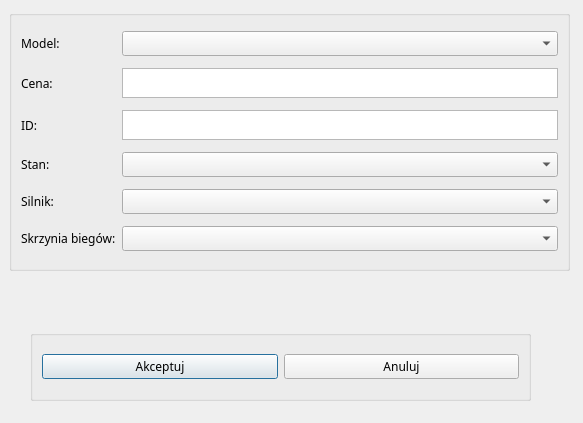
<?xml version="1.0" encoding="UTF-8"?>
<ui version="4.0">
 <class>AddVehicle</class>
 <widget class="QDialog" name="AddVehicle">
  <property name="geometry">
   <rect>
    <x>0</x>
    <y>0</y>
    <width>583</width>
    <height>423</height>
   </rect>
  </property>
  <property name="font">
   <font>
    <family>Avenir Next</family>
   </font>
  </property>
  <property name="windowTitle">
   <string>Kup samochód</string>
  </property>
  <widget class="QGroupBox" name="formGroupBox">
   <property name="geometry">
    <rect>
     <x>9</x>
     <y>10</y>
     <width>561</width>
     <height>261</height>
    </rect>
   </property>
   <layout class="QGridLayout" name="gridLayout">
    <item row="0" column="0">
     <widget class="QLabel" name="Model">
      <property name="text">
       <string>Model:</string>
      </property>
     </widget>
    </item>
    <item row="2" column="0">
     <widget class="QLabel" name="Cena">
      <property name="text">
       <string>Cena:</string>
      </property>
     </widget>
    </item>
    <item row="5" column="1">
     <widget class="QComboBox" name="Paliw_wybierz"/>
    </item>
    <item row="4" column="1">
     <widget class="QComboBox" name="Stan_wybierz"/>
    </item>
    <item row="5" column="0">
     <widget class="QLabel" name="Paliwo">
      <property name="text">
       <string>Silnik:</string>
      </property>
     </widget>
    </item>
    <item row="0" column="1">
     <widget class="QComboBox" name="Model_wybierz"/>
    </item>
    <item row="4" column="0">
     <widget class="QLabel" name="Stan">
      <property name="text">
       <string>Stan:</string>
      </property>
     </widget>
    </item>
    <item row="3" column="1">
     <widget class="QTextEdit" name="ID_pisz">
      <property name="maximumSize">
       <size>
        <width>500</width>
        <height>30</height>
       </size>
      </property>
     </widget>
    </item>
    <item row="3" column="0">
     <widget class="QLabel" name="ID">
      <property name="text">
       <string>ID:</string>
      </property>
     </widget>
    </item>
    <item row="2" column="1">
     <widget class="QTextEdit" name="Cena_pisz">
      <property name="maximumSize">
       <size>
        <width>16777215</width>
        <height>30</height>
       </size>
      </property>
     </widget>
    </item>
    <item row="6" column="1">
     <widget class="QComboBox" name="Skrzynia_biegow_wybierz"/>
    </item>
    <item row="6" column="0">
     <widget class="QLabel" name="Skrzyni_biegow">
      <property name="text">
       <string>Skrzynia biegów:</string>
      </property>
     </widget>
    </item>
   </layout>
  </widget>
  <widget class="QGroupBox" name="horizontalGroupBox">
   <property name="geometry">
    <rect>
     <x>30</x>
     <y>330</y>
     <width>501</width>
     <height>71</height>
    </rect>
   </property>
   <layout class="QHBoxLayout" name="horizontalLayout">
    <item>
     <widget class="QPushButton" name="Akceptuj">
      <property name="text">
       <string>Akceptuj</string>
      </property>
     </widget>
    </item>
    <item>
     <widget class="QPushButton" name="Anuluj">
      <property name="text">
       <string>Anuluj</string>
      </property>
     </widget>
    </item>
   </layout>
  </widget>
 </widget>
 <resources/>
 <connections/>
</ui>
